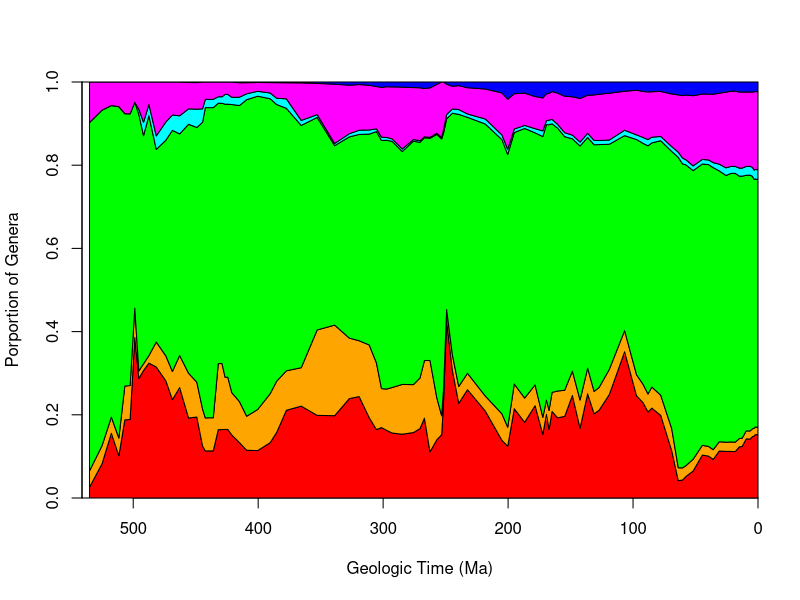

The R source for this figure:
#Porportion Plot for Tiering V1

#CHANGE DIRECTORIES!

#WORKS:

sizeData <- read.delim("bodySizes.txt") 
sizeData <- subset(sizeData, !is.na(tiering) & tiering > 0)
timescale <- read.delim("timescale.txt") 
sizeData$tiering = factor(sizeData$tiering)
myProp = matrix(NA, nrow = nrow(timescale), ncol = 6)
my.col = c("red", "orange", "green", "cyan", "magenta", "blue")

for(i in 1:nrow(timescale)){temp <- subset(sizeData, sizeData$fad_age > timescale$age_top[i] & sizeData$lad_age < timescale$age_bottom[i])
counts <- table(temp$tiering)
myProp[i,] <- counts/sum(counts)
}

par(xaxs = "i", yaxs = "i")

#SPACE FOR COOL X-AXIS LABELS FOR GEOLOGIC AGES

plot(1:10, type = "n", xlim = c(541,0), ylim = c(0,1), xlab="Geologic Time (Ma)", ylab="Porportion of Genera")
myX <- c(timescale$age_mid, rev(timescale$age_mid))
myRed <- c(rep(0, nrow(timescale)), rev(myProp[,1]))
polygon(myX, myRed, col="red")
myOrange <- c(myProp[,1], rev(myProp[,1]+myProp[,2]))
polygon(myX, myOrange, col="orange")
myGreen <- c(myProp[,1]+myProp[,2], rev(myProp[,1]+myProp[,2]+myProp[,3]))
polygon(myX, myGreen, col="green")
myCyan <- c(myProp[,1]+myProp[,2]+myProp[,3], rev(myProp[,1]+myProp[,2]+myProp[,3]+myProp[,4]))
polygon(myX, myCyan, col="cyan")
myMagenta <- c(myProp[,1]+myProp[,2]+myProp[,3]+myProp[,4], rev(myProp[,1]+myProp[,2]+myProp[,3]+myProp[,4]+myProp[,5]))
polygon(myX, myMagenta, col="magenta")
myBlue <- c(myProp[,1]+myProp[,2]+myProp[,3]+myProp[,4]+myProp[,5], rev(myProp[,1]+myProp[,2]+myProp[,3]+myProp[,4]+myProp[,5]+myProp[,6]))
polygon(myX, myBlue, col="blue")


